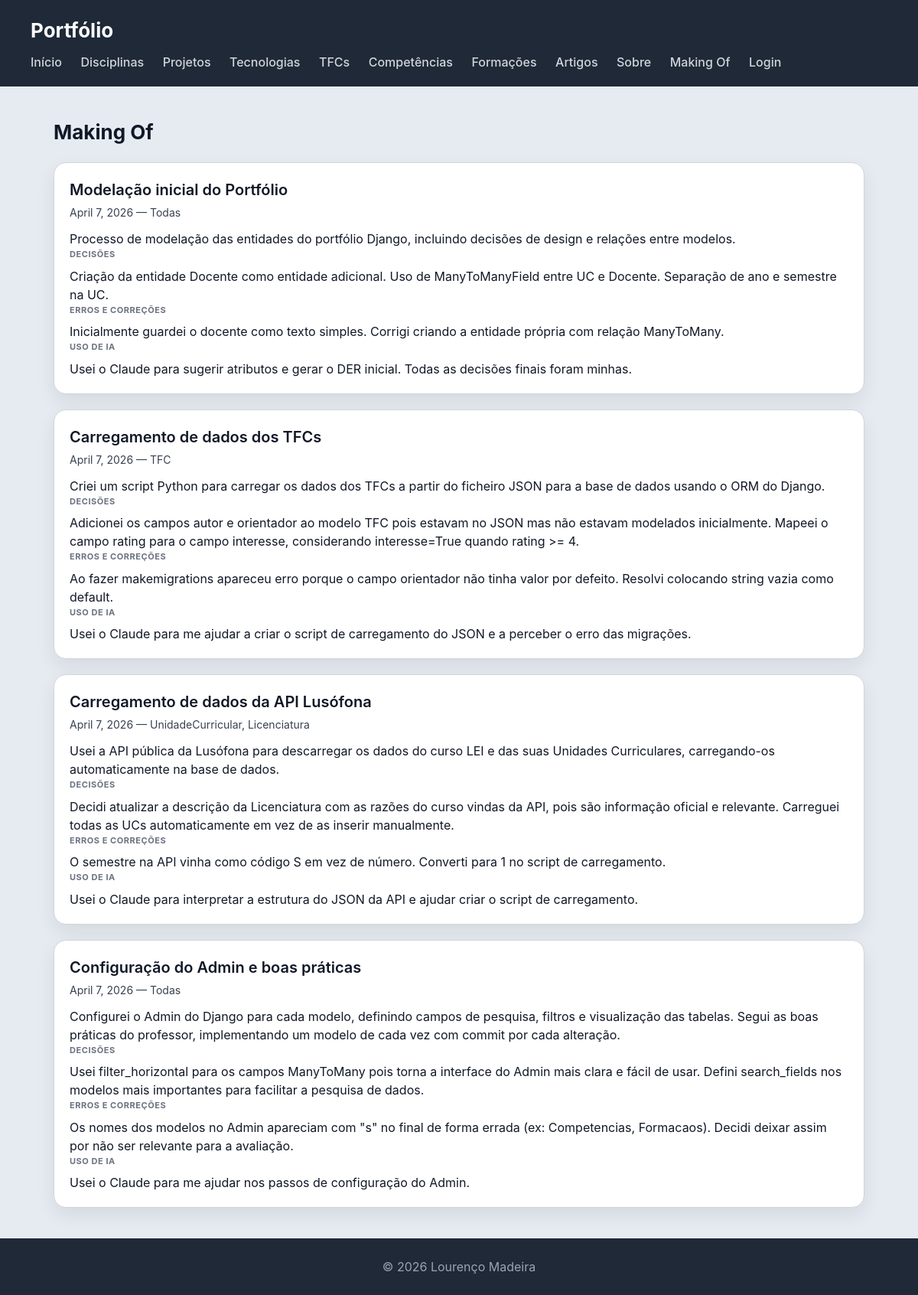
/portfolio/makingof/, run on the app's committed database.
### portfolio/models.py (models this page shows, shortened)
class MakingOf(models.Model):
    titulo = models.CharField(max_length=200)
    descricao = models.TextField()
    decisoes = models.TextField()
    erros_correcoes = models.TextField()
    uso_ia = models.TextField(blank=True)
    fotografia = models.ImageField(upload_to='makingof/', blank=True, null=True)
    data = models.DateField()
    entidade_relacionada = models.CharField(max_length=100)

### portfolio/views.py (the view)
# urls.py: path('makingof/', views.makingof_view, name='makingof'),
def makingof_view(request):
    from .models import MakingOf
    makingofs = MakingOf.objects.all().order_by('data')
    return render(request, 'portfolio/makingof.html', {'makingofs': makingofs})

### portfolio/templates/portfolio/makingof.html (shortened to what this page needs)
{% extends "portfolio/base.html" %}
{% load markdownify %}
{% block content %}
<h2>Making Of</h2>
<section>
    {% for entry in makingofs %}
    <article>
        <header>
            <h3>{{ entry.titulo }}</h3>
            <p>{{ entry.data }} — {{ entry.entidade_relacionada }}</p>
        </header>
        <section>
            {{ entry.descricao|markdownify }}
            {% if entry.decisoes %}
            <h4>Decisões</h4>
            {{ entry.decisoes|markdownify }}
            {% endif %}
            {% if entry.erros_correcoes %}
            <h4>Erros e Correções</h4>
            {{ entry.erros_correcoes|markdownify }}
            {% endif %}
            {% if entry.uso_ia %}
            <h4>Uso de IA</h4>
            {{ entry.uso_ia|markdownify }}
            {% endif %}
        </section>
    </article>
    {% endfor %}
</section>
{% endblock %}

### escola/static/escola/styles.css (style rules this page uses)
* { box-sizing: border-box; margin: 0; padding: 0; }
body { font-family: "Inter", "Segoe UI", system-ui, -apple-system, sans-serif; background: #e6ebf2; color: #111827; line-height: 1.5; }
h2 { margin-bottom: 20px; font-size: 26px; }
section > article { background: white; padding: 20px; border-radius: 16px; border: 1px solid #d1d5db; box-shadow: 0 10px 25px rgba(0,0,0,0.08); transition: all 0.25s ease; margin-bottom: 20px; }
article > header { margin-bottom: 12px; }
article > header > h3 { font-size: 20px; font-weight: 600; margin-bottom: 4px; }
article > header > p { font-size: 14px; color: #374151; }
article > section { margin-top: 10px; }
article > section > h4 { font-size: 11px; text-transform: uppercase; color: #6b7280; margin-bottom: 8px; letter-spacing: 0.05em; }

### data on the page
MakingOf: titulo "Modelação inicial do Portfólio", data "April 7, 2026", entidade_relacionada "Todas", descricao "Processo de modelação das entidades do portfólio Django, incluindo decisões de design e relações entre modelos.", decisoes "Criação da entidade Docente como entidade adicional. Uso de ManyToManyField entre UC e Docente. Separação de ano e semestre na UC.", erros_correcoes "Inicialmente guardei o docente como texto simples. Corrigi criando a entidade própria com relação ManyToMany.", uso_ia "Usei o Claude para sugerir atributos e gerar o DER inicial. Todas as decisões finais foram minhas."
MakingOf: titulo "Carregamento de dados dos TFCs", data "April 7, 2026", entidade_relacionada "TFC", descricao "Criei um script Python para carregar os dados dos TFCs a partir do ficheiro JSON para a base de dados usando o ORM do Django.", decisoes "Adicionei os campos autor e orientador ao modelo TFC pois estavam no JSON mas não estavam modelados inicialmente. Mapeei o campo rating para o campo interesse, considerando interesse=True quando rating >= 4.", erros_correcoes "Ao fazer makemigrations apareceu erro porque o campo orientador não tinha valor por defeito. Resolvi colocando string vazia como default.", uso_ia "Usei o Claude para me ajudar a criar o script de carregamento do JSON e a perceber o erro das migrações."
MakingOf: titulo "Carregamento de dados da API Lusófona", data "April 7, 2026", entidade_relacionada "UnidadeCurricular, Licenciatura", descricao "Usei a API pública da Lusófona para descarregar os dados do curso LEI e das suas Unidades Curriculares, carregando-os automaticamente na base de dados.", decisoes "Decidi atualizar a descrição da Licenciatura com as razões do curso vindas da API, pois são informação oficial e relevante. Carreguei todas as UCs automaticamente em vez de as inserir manualmente.", erros_correcoes "O semestre na API vinha como código S em vez de número. Converti para 1 no script de carregamento.", uso_ia "Usei o Claude para interpretar a estrutura do JSON da API e ajudar criar o script de carregamento."
MakingOf: titulo "Configuração do Admin e boas práticas", data "April 7, 2026", entidade_relacionada "Todas", descricao "Configurei o Admin do Django para cada modelo, definindo campos de pesquisa, filtros e visualização das tabelas. Segui as boas práticas do professor, implementando um modelo de cada vez com commit por cada alteração.", decisoes "Usei filter_horizontal para os campos ManyToMany pois torna a interface do Admin mais clara e fácil de usar. Defini search_fields nos modelos mais importantes para facilitar a pesquisa de dados.", erros_correcoes "Os nomes dos modelos no Admin apareciam com \"s\" no final de forma errada (ex: Competencias, Formacaos). Decidi deixar assim por não ser relevante para a avaliação.", uso_ia "Usei o Claude para me ajudar nos passos de configuração do Admin."
